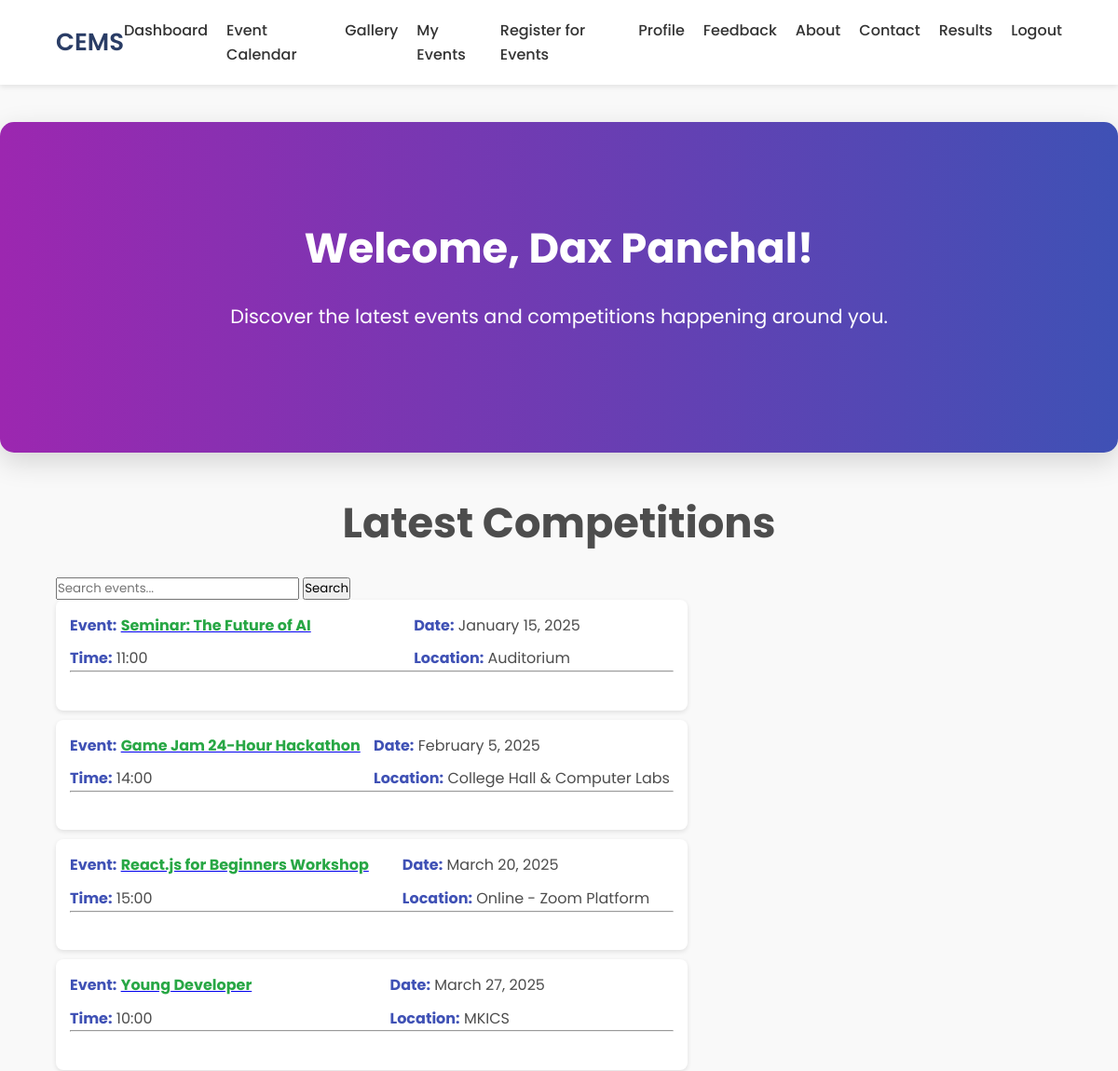
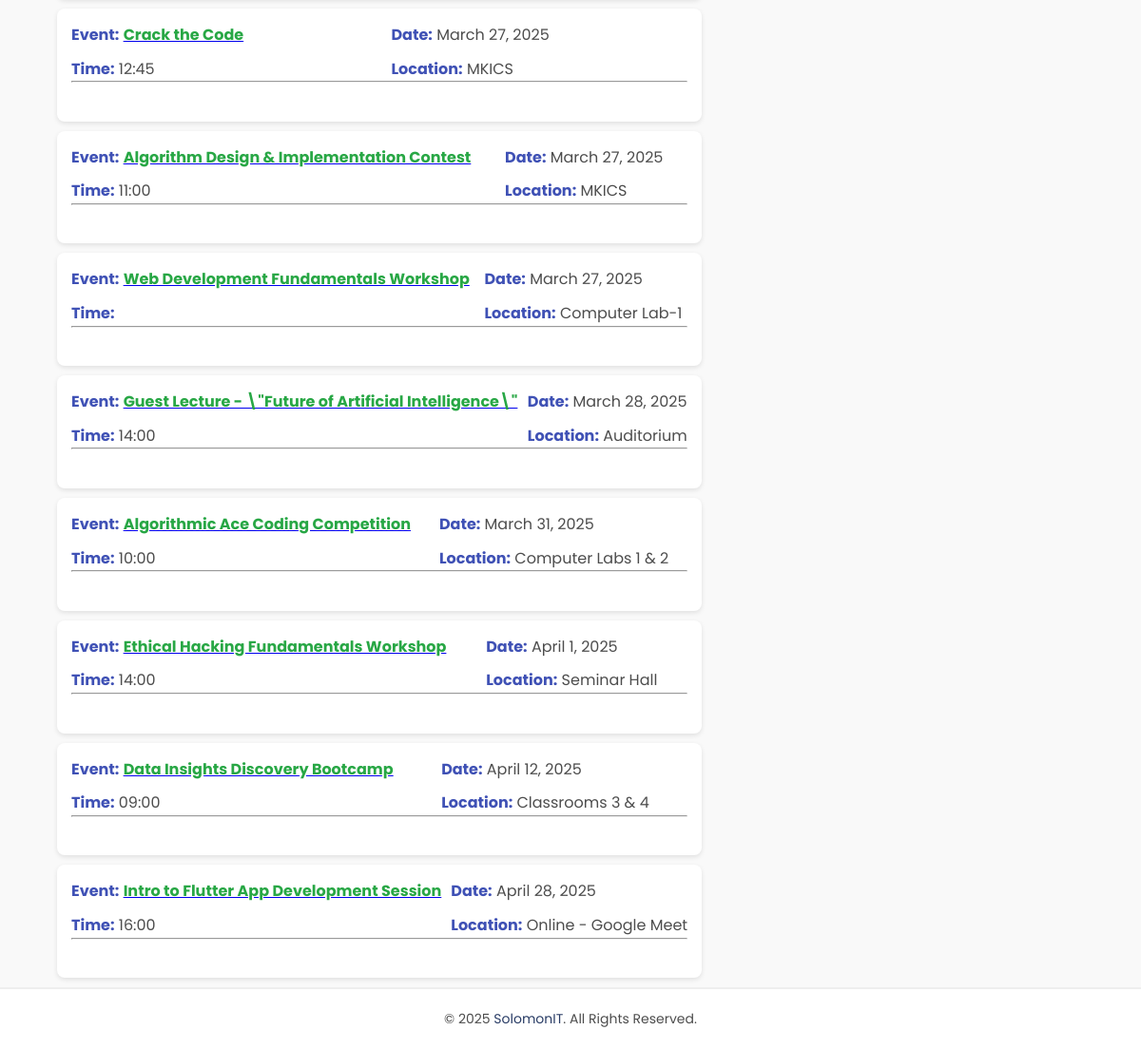
Screenshot of /event_calendar.php (signed in) with the database file from the repository (2 pictures, top to bottom).
### tables this page shows
CREATE TABLE `user_master` (
  `user_id` int NOT NULL AUTO_INCREMENT,
  `user_name` text,
  `user_email` text,
  `user_password` text,
  `user_address` text,
  `otp` varchar(255) DEFAULT NULL,
  `otp_expiry` int DEFAULT NULL,
  `user_created_at` datetime DEFAULT CURRENT_TIMESTAMP,
  PRIMARY KEY (`user_id`)
);

CREATE TABLE `event_master` (
  `event_id` int NOT NULL AUTO_INCREMENT,
  `event_name` text,
  `event_description` text,
  `event_date` text,
  `event_location` text,
  `event_time` text,
  `f_prize` text NOT NULL,
  `s_prize` text NOT NULL,
  `event_price` decimal(10,2) NOT NULL DEFAULT '0.00',
  `max_par` int DEFAULT '0',
  `is_active` tinyint(1) DEFAULT '1',
  PRIMARY KEY (`event_id`)
);

### event_calendar.php (the view, shortened to what this page needs)
<?php
include "config.php";
if (!isset($_SESSION['user_id']) || $_SESSION['loggedin'] !== true) {
    echo "<script>window.location.href='login.php'</script>";
    exit();
} else {
    $u_id = $_SESSION['user_id'];
    $sql = "SELECT * FROM user_master WHERE user_id = $u_id";
    $res = mysqli_query($conn, $sql);
    $row = mysqli_fetch_assoc($res);
}
$search_term = isset($_GET['search']) ? mysqli_real_escape_string($conn, $_GET['search']) : '';
$where_clause = "";
$sql = "SELECT * FROM event_master WHERE is_active = 1 $where_clause ORDER BY event_date ASC";
$result = mysqli_query($conn, $sql);
$events = [];
while ($row_event = mysqli_fetch_assoc($result)) {
    $events[] = $row_event;
}
?>
<!DOCTYPE html>
<html lang="en">
<head>
</head>
<body>
    <?php include "navbar.php"; ?>
    <main>
        <section class="hero">
            <div class="hero-content">
                <h1 class="hero-title">Welcome, <?php echo $row['user_name']; ?>!</h1>
                <p class="hero-text">Discover the latest events and competitions happening around you.</p>
            </div>
        </section>
        <section class="event-list">
            <center>
                <h2 class="hero-title">Latest Competitions</h2>
            </center>
            <div class="container">
                <form action="" method="GET">
                    <input type="text" name="search" placeholder="Search events..." value="<?php echo htmlspecialchars($search_term); ?>">
                    <button type="submit">Search</button>
                </form>
            </div>
            <div class="container">
                <ul>
                    <?php if (empty($events)) { ?>
                        <li>No events found.</li>
                    <?php } else { ?>
                        <?php foreach ($events as $event) {
                            $event_id = htmlspecialchars($event['event_id']);
                             ?>
                            <li>
                                <div class="event-details">
                                    <p><strong>Event:</strong>
                                         <a href="event_details.php?event_id=<?php echo $event_id ?>">
                                        <span class="highlighted-text"><?php echo htmlspecialchars($event['event_name']); ?></span></a></p>
                                    <p><strong>Date:</strong> <?php echo date('F j, Y', strtotime($event['event_date'])); ?></p>
                                    <p><strong>Time:</strong> <?php echo $event['event_time']; ?></p>
                                    <p><strong>Location:</strong> <?php echo htmlspecialchars($event['event_location']); ?></p>
                                </div>
                                <hr>
                                <br>
                            </li>
                        <?php } ?>
                    <?php } ?>
                                    </ul>
            </div>
        </section>
    </main>
    <footer>
        <p>© 2025 <a href="https://www.solomonit.com" target="_blank">SolomonIT</a>. All Rights Reserved.</p>
    </footer>
</body>
</html>

### event_calendar.php (style rules this page uses)
* { margin: 0; padding: 0; box-sizing: border-box; font-family: 'Poppins', sans-serif; }
body { background-color: #f9f9f9; color: #4d4d4d; font-size: 16px; line-height: 1.6; min-height: 100vh; display: flex; flex-direction: column; }
.container { width: 90%; max-width: 1200px; margin: 0 auto; display: flex; justify-content: space-between; align-items: center; }
.hero { flex: 1; display: flex; align-items: center; justify-content: center; text-align: center; padding: 100px 20px; background: linear-gradient(to right, #9c27b0, #3f51b5); color: white; border-radius: 15px; margin-top: 40px; box-shadow: 0 10px 30px rgba(0, 0, 0, 0.15); }
.hero-content { max-width: 800px; }
.hero-title { font-size: 2.8rem; font-weight: 700; margin-bottom: 20px; }
.hero-text { font-size: 1.3rem; font-weight: 400; margin-bottom: 30px; }
.event-list { margin-top: 40px; }
.event-list ul { list-style: none; padding-left: 0; }
.event-list li { background-color: #fff; padding: 15px; margin-bottom: 10px; border-radius: 8px; box-shadow: 0 2px 5px rgba(0, 0, 0, 0.1); }
.event-list li strong { color: #3f51b5; }
footer { background-color: #fff; padding: 20px; text-align: center; font-size: 14px; margin-top: auto; border-top: 2px solid #eee; }
footer p { margin: 0; }
footer a { color: #2a3d66; text-decoration: none; transition: color 0.3s ease; }
.event-details { display: grid; grid-template-columns: auto auto; gap: 10px; }
.event-details p { margin: 0; }
.highlighted-text { color: #28a745; font-weight: bold; }

### navbar.php (style rules this page uses)
* { margin: 0; padding: 0; box-sizing: border-box; font-family: 'Poppins', sans-serif; }
.container { width: 90%; max-width: 1200px; margin: 0 auto; display: flex; justify-content: space-between; align-items: center; }

### rows the page displays
user_master: user_name "Dax Panchal"
event_master: event_name "Seminar: The Future of AI", event_date "January 15, 2025", event_time "11:00", event_location "Auditorium"
event_master: event_name "Game Jam 24-Hour Hackathon", event_date "February 5, 2025", event_time "14:00", event_location "College Hall & Computer Labs"
event_master: event_name "React.js for Beginners Workshop", event_date "March 20, 2025", event_time "15:00", event_location "Online - Zoom Platform"
event_master: event_name "Young Developer", event_date "March 27, 2025", event_time "10:00", event_location "MKICS"
event_master: event_name "Crack the Code", event_date "March 27, 2025", event_time "12:45", event_location "MKICS"
event_master: event_name "Algorithm Design & Implementation Contest", event_date "March 27, 2025", event_time "11:00", event_location "MKICS"
event_master: event_name "Web Development Fundamentals Workshop", event_date "March 27, 2025", event_location "Computer Lab-1"
event_master: event_name "Guest Lecture - \\\"Future of Artificial Intelligence\\\"", event_date "March 28, 2025", event_time "14:00", event_location "Auditorium"
event_master: event_name "Algorithmic Ace Coding Competition", event_date "March 31, 2025", event_time "10:00", event_location "Computer Labs 1 & 2"
event_master: event_name "Ethical Hacking Fundamentals Workshop", event_date "April 1, 2025", event_time "14:00", event_location "Seminar Hall"
event_master: event_name "Data Insights Discovery Bootcamp", event_date "April 12, 2025", event_time "09:00", event_location "Classrooms 3 & 4"
event_master: event_name "Intro to Flutter App Development Session", event_date "April 28, 2025", event_time "16:00", event_location "Online - Google Meet"
